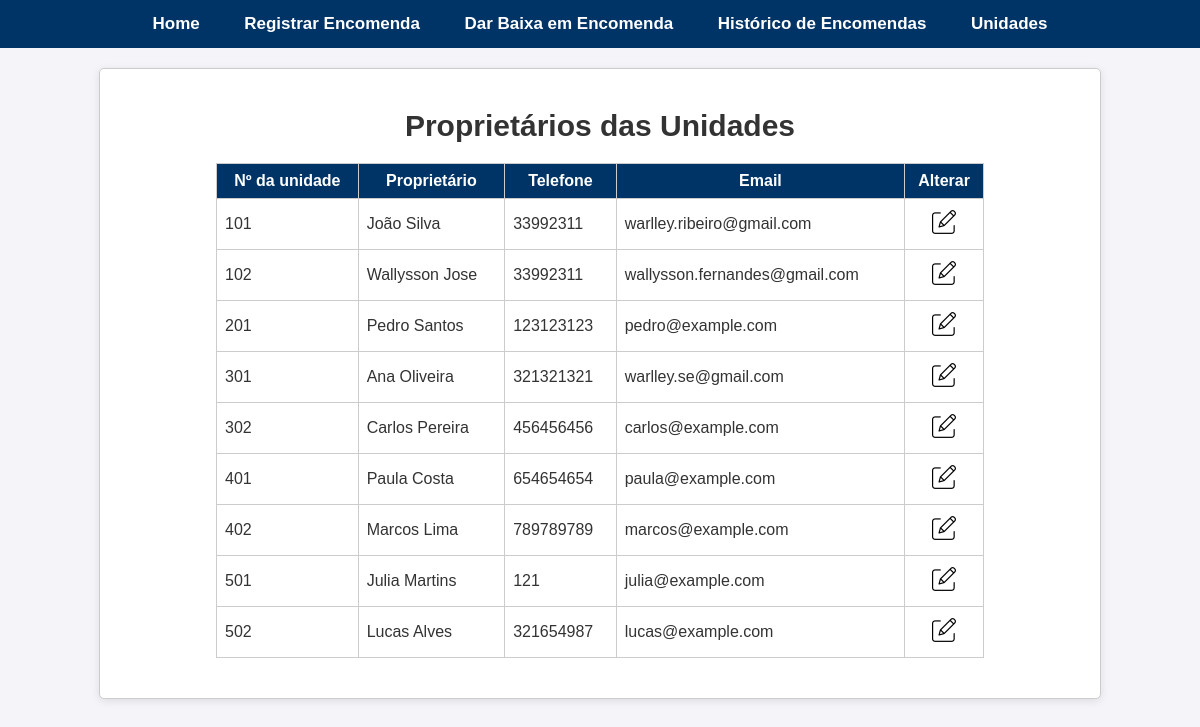
/unidades, run on the app's committed database.
### app.py (models this page shows)
class Unidade(db.Model):
    id = db.Column(db.Integer, primary_key=True)
    numero = db.Column(db.String(10), unique=True, nullable=False)
    nome_proprietario = db.Column(db.String(100), nullable=False)
    telefone = db.Column(db.String(20), nullable=False)
    email = db.Column(db.String(100), nullable=False)

### app.py (the view)
@app.route("/unidades")
def unidades():
    unidades = Unidade.query.all()
    return render_template("unidades.html", unidades=unidades)

### app.py (called while the page is built)
@app.before_request
def before_request():
    db.create_all()

### templates/unidades.html (shortened to what this page needs)
{% extends "base.html" %}
{% block content %}
    <div class="container">
        <h1 class="text-center">Proprietários das Unidades</h1>
        <table class="table">
            <thead>
                <tr>
                    <th>Nº da unidade</th>
                    <th>Proprietário</th>
                    <th>Telefone</th>
                    <th>Email</th>
                    <th>Alterar</th>
                </tr>
            </thead>
            <tbody>
                {% for unidade in unidades %}
                <tr>
                    <td>{{ unidade.numero }}</td>
                    <td>{{ unidade.nome_proprietario }}</td>
                    <td>{{ unidade.telefone }}</td>
                    <td>{{ unidade.email }}</td>
                    <td class="text-center">
                        <a href="{{ url_for('alterar_unidade', id=unidade.id) }}">
                            <img src="{{ url_for('static', filename='editar.png') }}" alt="Editar">
                        </a>
                    </td>
                </tr>
                {% endfor %}
            </tbody>
        </table>
    </div>
{% endblock %}

### static/css/style.css (style rules this page uses)
body { font-family: Arial, sans-serif; margin: 0; padding: 0; background-color: #f4f4f9; color: #333; }
table { margin: 20px auto; width: 80%; border-collapse: collapse; border: 1px solid #ccc; background-color: #fff; }
table th, table td { border: 1px solid #ccc; padding: 8px; }
table th { background-color: #003366; color: white; font-weight: bold; }
.text-center { text-align: center; font-size: 30px; }

### data on the page
Unidade: numero "101", nome_proprietario "João Silva", telefone "33992311", email "warlley.ribeiro@gmail.com"
Unidade: numero "102", nome_proprietario "Wallysson Jose", telefone "33992311", email "wallysson.fernandes@gmail.com"
Unidade: numero "201", nome_proprietario "Pedro Santos", telefone "123123123", email "pedro@example.com"
Unidade: numero "301", nome_proprietario "Ana Oliveira", telefone "321321321", email "warlley.se@gmail.com"
Unidade: numero "302", nome_proprietario "Carlos Pereira", telefone "456456456", email "carlos@example.com"
Unidade: numero "401", nome_proprietario "Paula Costa", telefone "654654654", email "paula@example.com"
Unidade: numero "402", nome_proprietario "Marcos Lima", telefone "789789789", email "marcos@example.com"
Unidade: numero "501", nome_proprietario "Julia Martins", telefone "121", email "julia@example.com"
Unidade: numero "502", nome_proprietario "Lucas Alves", telefone "321654987", email "lucas@example.com"
